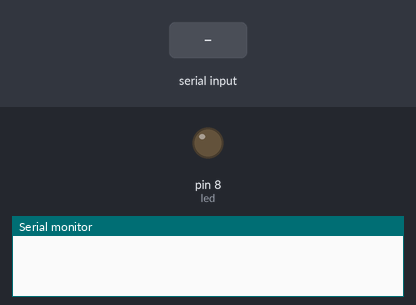
Recording of a sketch running on a simulated Arduino Uno, built with avr-gcc and run on an emulated ATmega328P. Shown: output pins drawn as LEDs (lit = HIGH), the last lines printed to the serial monitor. Dashed ring = blinking. The test bench sets the inputs (shaded band).

Above: at 1.2 s.
1.3 s: "90,45\n" received over Serial
At 2.0 s:
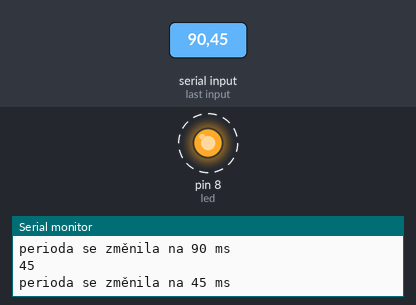
4.3 s: "5\n" received over Serial
At 4.65 s:
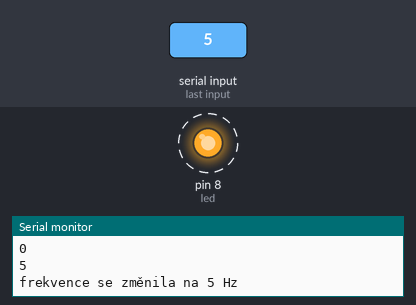
Timing chart, 0 to 13.3 s (numbered marks = the images above; inputs shaded):
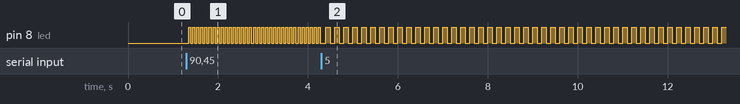

The sketch:

seriova_komunikace_120924.ino
```cpp
#include <TimerOne.h>
#define led 8
volatile unsigned long cislo;

volatile unsigned long pocet = 0;
volatile bool stavLED = LOW;

volatile unsigned long  pomoc1 = 0;
volatile unsigned long  pomoc2 = 0;

volatile long frekvence = 0;


void setup() {
  Serial.begin(9600);
  pinMode(led, OUTPUT);
  Timer1.initialize(0);

}
void loop() {
  if (Serial.available() > 0) {
  cislo = Serial.parseInt();
  Serial.println(cislo);
  pocet = cislo;

  if (pocet > 0 && pocet < 20) {
    frekvence = pocet;
    pomoc1 = 500000 / frekvence;
  Timer1.attachInterrupt(timer);
    Timer1.setPeriod(pomoc1);
    Serial.print("frekvence se změnila na ");
    Serial.print(frekvence);
    Serial.println(" Hz");
  }

  if(pocet >= 20 && pocet < 2000) {
    pomoc2 = pocet * 1000;
  Timer1.attachInterrupt(timer);
    Timer1.setPeriod(pomoc2);
    Serial.print("perioda se změnila na ");
    Serial.print(pomoc2/1000);
    Serial.println(" ms");

  }
 }


}

void timer() {
  stavLED = !stavLED;
  digitalWrite(led, stavLED);
}
```

Measured:
- after the input at 1.3 s, pin 8 (led): alternates HIGH for 0.04 s and LOW for 0.04 s, starting after 0.05 s
- after the input at 4.3 s, pin 8 (led): alternates HIGH for 0.10 s and LOW for 0.10 s, starting after 0.10 s
